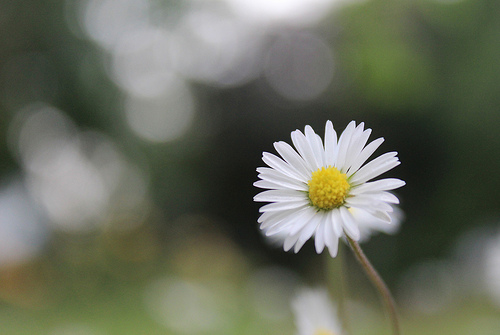
#> input picture bai3/archive/train/daisy/9286947622_4822f4fc21.jpg, 500 x 335 px, found by its file name; its folder holds only this picture in this run
$ python train.py
#> lines starting #> are read from the running program, lines starting #| are printed output that depends on the picture
import os
import cv2
import numpy as np
import time
from sklearn.model_selection import train_test_split
from sklearn.svm import SVC
from sklearn.neighbors import KNeighborsClassifier
from sklearn.tree import DecisionTreeClassifier
from sklearn.metrics import accuracy_score, precision_score, recall_score

# Hàm đọc và resize ảnh
def load_images_from_folder(folder, img_size=(64, 64)):
#> called with img_size = (64, 64)
    images = []
    labels = []
    total_files = sum([len(files) for _, _, files in os.walk(folder)])  # Đếm tổng số tệp
    processed_files = 0  # Biến đếm tệp đã xử lý

    for label, sub_folder in enumerate(os.listdir(folder)):
        sub_folder_path = os.path.join(folder, sub_folder)
        for filename in os.listdir(sub_folder_path):
            img_path = os.path.join(sub_folder_path, filename)
            img = cv2.imread(img_path)
#> img is the input picture: shape (335, 500, 3); mean B, G, R 91.7, 107.4, 103.3
            if img is not None:
                img = cv2.resize(img, img_size)
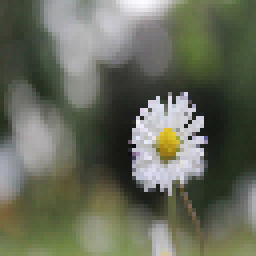
#> img: shape (64, 64, 3) (shown 4 times larger); mean B, G, R 91.6, 107.2, 103.1
                images.append(img)
                labels.append(label)
                processed_files += 1  # Tăng biến đếm
                if processed_files % 100 == 0:  # Thông báo mỗi 100 tệp
                    print(f"Đã xử lý {processed_files}/{total_files} tệp hình ảnh.")
#> pass 2 of the loop in load_images_from_folder, `for label, sub_folder in enumerate(os.listdir(folder)):`:
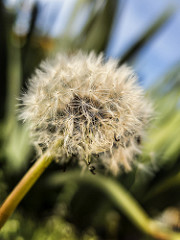
#> input picture bai3/archive/train/dandelion/9726260379_4e8ee66875_m.jpg, 180 x 240 px, found by its file name
#> in load_images_from_folder, img is the input picture: shape (240, 180, 3); mean B, G, R 95, 120.5, 121.1
#> in load_images_from_folder, `img = cv2.resize(img, img_size)`:
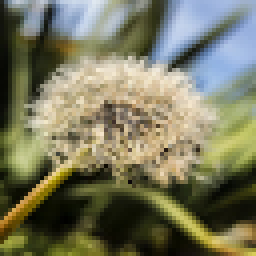
#> img: shape (64, 64, 3) (shown 4 times larger); mean B, G, R 94.7, 120.2, 120.9
    print(f"Hoàn tất! Đã xử lý tổng cộng {processed_files} tệp hình ảnh.")
    return np.array(images), np.array(labels)

# Đường dẫn đến thư mục ảnh
flowers_data_dir = r'C:\Users\anhtr\Downloads\bai3\archive\train'  # Đường dẫn đến bộ dữ liệu hoa

# Tải và xử lý dữ liệu
print("Bắt đầu tải dữ liệu...")
flowers_images, flowers_labels = load_images_from_folder(flowers_data_dir)
print("Dữ liệu đã được tải thành công.")

# Chia dữ liệu thành tập huấn luyện và tập kiểm thử
X_train, X_test, y_train, y_test = train_test_split(flowers_images, flowers_labels, test_size=0.2, random_state=42)

# Flatten ảnh (64x64x3 thành 1D vector)
X_train_flatten = X_train.reshape(X_train.shape[0], -1)
X_test_flatten = X_test.reshape(X_test.shape[0], -1)

# Huấn luyện và đánh giá SVM
start_time = time.time()
svm_model = SVC()
#> (the run stopped early here; a loop or call above may not have finished)
